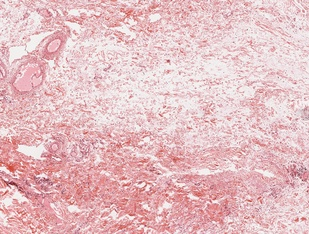
#> input picture P3b/Patologia/Tejido/sano1.jpg, 309 x 234 px, shrunk from 872 x 661 before the run; its folder holds only this picture in this run
$ python p3_2.py
#> lines starting #> are read from the running program, lines starting #| are printed output that depends on the picture
import matplotlib.pyplot as plt
import random
import os
from skimage import io
from skimage.segmentation import slic
from skimage.color import label2rgb
import numpy as np
from sklearn.neighbors import KNeighborsClassifier
from sklearn.model_selection import train_test_split
from sklearn.metrics import classification_report, accuracy_score


images_directory = 'Patologia'
imagenes = []
etiquetas = []


# Cargar imágenes de entrenamiento y etiquetarlas según su carpeta de origen
clases = ['Tejido', 'Tumor']
for clase in clases:
   subdirectory = os.path.join(images_directory, clase)
   for cont, file_name in enumerate(sorted(os.listdir(subdirectory))):
       if cont >= 12:
           break
       file_path = os.path.join(subdirectory, file_name)
       if os.path.isfile(file_path):
           imagen = io.imread(file_path)
#> imagen is the input picture: shape (234, 309, 3); mean R, G, B 229.4, 192.3, 195.6
           imagenes.append(imagen)
           etiquetas.append(clase)


# Parámetros para la segmentación SLIC
n_segments = 200  # Número de superpíxeles a crear
ventanas = []
ventanas_etiquetas = []


# Extraer características de los superpíxeles
def extraer_caracteristicas_superpixeles(imagen, etiquetas):
   caracteristicas = []
   for label in np.unique(etiquetas):
       mask = (etiquetas == label)
       if np.sum(mask) > 0:
           region = imagen[mask]
           mean_color = np.mean(region, axis=0)
           caracteristicas.append(mean_color)
   return caracteristicas


# Procesar cada imagen
for cont, imagen in enumerate(imagenes):
   # Aplicar SLIC para segmentar la imagen
   etiquetas_superpixeles = slic(imagen, n_segments=n_segments, compactness=10, start_label=1)
   # Extraer características de los superpíxeles
   caracteristicas = extraer_caracteristicas_superpixeles(imagen, etiquetas_superpixeles)
   ventanas.extend(caracteristicas)
   ventanas_etiquetas.extend([etiquetas[cont]] * len(caracteristicas))
#> this loop made 2 passes
#> cont on passes 1 to 2: 0, 1
#> pass 1, `etiquetas_superpixeles = slic(imagen, n_segments=n_segments, compactne..`:
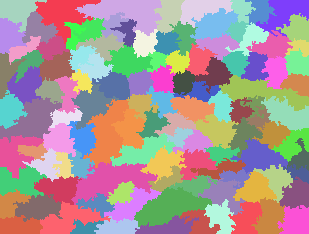
#> etiquetas_superpixeles: shape (234, 309) int64; 115 distinct labels, from 1 to 115; one colour per label, 0 black
#> pass 2, `etiquetas_superpixeles = slic(imagen, n_segments=n_segments, compactne..`:
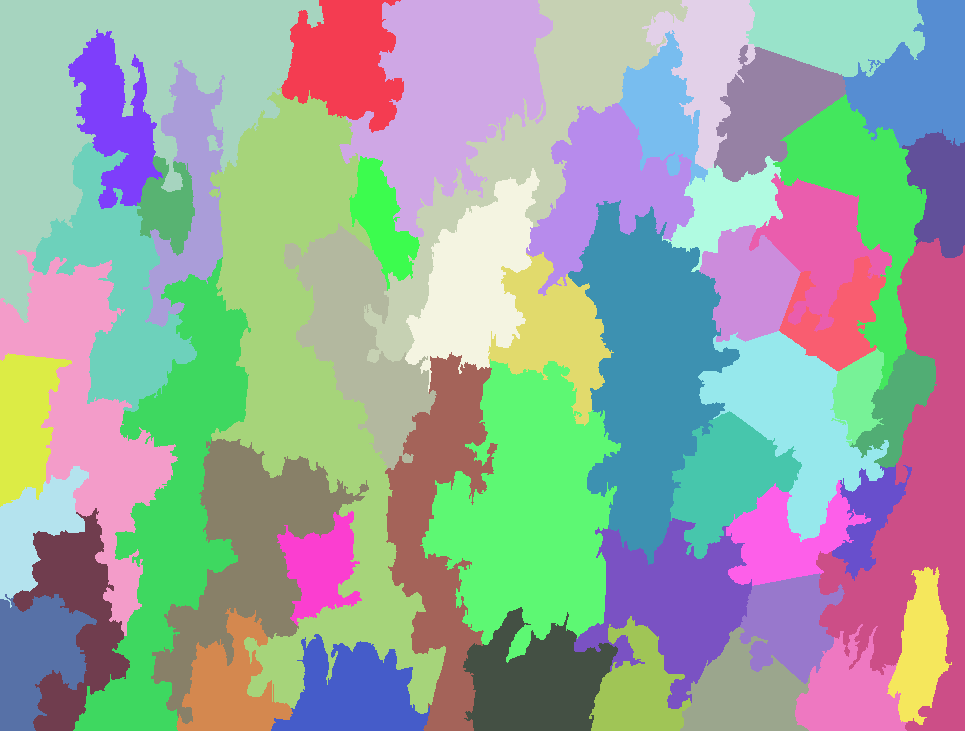
#> etiquetas_superpixeles: shape (731, 965) int64; 52 distinct labels, from 1 to 52; one colour per label, 0 black
#> after the loop, ventanas = 167 items, first 6: [230.3, 202.7, 206.3], [226.2, 184.7, 189.1], [228, 185.5, 187.8], [229.3, 190.1, 192.9], [228.9, 190.4, 193.9], [229.5, 196.4, 199.9]; ventanas_etiquetas = 167 items, first 6: 'Tejido', 'Tejido', 'Tejido', 'Tejido', 'Tejido', 'Tejido'


# Entrenar el modelo KNN
X_entrenamiento, X_prueba, y_entrenamiento, y_prueba = train_test_split(
   ventanas, ventanas_etiquetas, test_size=0.01, random_state=42
)
#> X_entrenamiento = 165 items, first 6: [227.6, 188.4, 193.3], [238.9, 223.2, 224], [220.9, 161.3, 166.2], [231.6, 203.7, 207], [231.1, 201.3, 204.4], [222.9, 170.2, 173.3]; X_prueba = [[225.3, 168.5, 171.9], [227.1, 188.8, 192.8]]; y_entrenamiento = 165 items, first 6: 'Tejido', 'Tejido', 'Tejido', 'Tejido', 'Tejido', 'Tejido'; y_prueba = ['Tejido', 'Tejido']
knn = KNeighborsClassifier(n_neighbors=5)
knn.fit(X_entrenamiento, y_entrenamiento)
print("\nEvaluación del modelo KNN en entrenamiento:")
print(classification_report(y_entrenamiento, knn.predict(X_entrenamiento)))
#|               precision    recall  f1-score   support
#|       Tejido       0.97      1.00      0.99       113
#|        Tumor       1.00      0.94      0.97        52
#|     accuracy                           0.98       165
#|    macro avg       0.99      0.97      0.98       165
#| weighted avg       0.98      0.98      0.98       165


# Cargar y procesar imágenes de prueba
prueba_directory = os.path.join(images_directory, 'Prueba')
#> (the run stopped early here; a loop or call above may not have finished)
